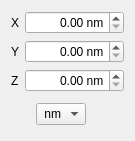
<?xml version="1.0" encoding="UTF-8"?>
<ui version="4.0">
 <class>ChannelInspector</class>
 <widget class="QWidget" name="ChannelInspector">
  <property name="geometry">
   <rect>
    <x>0</x>
    <y>0</y>
    <width>135</width>
    <height>132</height>
   </rect>
  </property>
  <property name="windowTitle">
   <string>Sample Editor</string>
  </property>
  <layout class="QVBoxLayout" name="verticalLayout">
   <item>
    <layout class="QHBoxLayout" name="xLayout">
     <item>
      <widget class="QLabel" name="m_xLabel">
       <property name="text">
        <string>X</string>
       </property>
      </widget>
     </item>
     <item>
      <widget class="QDoubleSpinBox" name="m_xSize">
       <property name="sizePolicy">
        <sizepolicy hsizetype="Expanding" vsizetype="Fixed">
         <horstretch>0</horstretch>
         <verstretch>0</verstretch>
        </sizepolicy>
       </property>
       <property name="alignment">
        <set>Qt::AlignRight|Qt::AlignTrailing|Qt::AlignVCenter</set>
       </property>
       <property name="suffix">
        <string> nm</string>
       </property>
       <property name="maximum">
        <double>99999.990000000005239</double>
       </property>
      </widget>
     </item>
    </layout>
   </item>
   <item>
    <layout class="QHBoxLayout" name="yLayout">
     <item>
      <widget class="QLabel" name="m_yLabel">
       <property name="text">
        <string>Y</string>
       </property>
      </widget>
     </item>
     <item>
      <widget class="QDoubleSpinBox" name="m_ySize">
       <property name="sizePolicy">
        <sizepolicy hsizetype="Expanding" vsizetype="Fixed">
         <horstretch>0</horstretch>
         <verstretch>0</verstretch>
        </sizepolicy>
       </property>
       <property name="alignment">
        <set>Qt::AlignRight|Qt::AlignTrailing|Qt::AlignVCenter</set>
       </property>
       <property name="suffix">
        <string> nm</string>
       </property>
       <property name="maximum">
        <double>99999.990000000005239</double>
       </property>
      </widget>
     </item>
    </layout>
   </item>
   <item>
    <layout class="QHBoxLayout" name="zLayout">
     <item>
      <widget class="QLabel" name="m_zLabel">
       <property name="text">
        <string>Z</string>
       </property>
      </widget>
     </item>
     <item>
      <widget class="QDoubleSpinBox" name="m_zSize">
       <property name="sizePolicy">
        <sizepolicy hsizetype="Expanding" vsizetype="Fixed">
         <horstretch>0</horstretch>
         <verstretch>0</verstretch>
        </sizepolicy>
       </property>
       <property name="alignment">
        <set>Qt::AlignRight|Qt::AlignTrailing|Qt::AlignVCenter</set>
       </property>
       <property name="suffix">
        <string> nm</string>
       </property>
       <property name="maximum">
        <double>99999.990000000005239</double>
       </property>
       <property name="singleStep">
        <double>1.000000000000000</double>
       </property>
      </widget>
     </item>
    </layout>
   </item>
   <item>
    <layout class="QHBoxLayout" name="horizontalLayout">
     <item>
      <spacer name="horizontalSpacer">
       <property name="orientation">
        <enum>Qt::Horizontal</enum>
       </property>
       <property name="sizeHint" stdset="0">
        <size>
         <width>40</width>
         <height>20</height>
        </size>
       </property>
      </spacer>
     </item>
     <item>
      <widget class="QComboBox" name="m_unit">
       <item>
        <property name="text">
         <string> nm</string>
        </property>
       </item>
       <item>
        <property name="text">
         <string> um</string>
        </property>
       </item>
      </widget>
     </item>
     <item>
      <widget class="QPushButton" name="pushButton">
       <property name="minimumSize">
        <size>
         <width>32</width>
         <height>32</height>
        </size>
       </property>
       <property name="maximumSize">
        <size>
         <width>32</width>
         <height>32</height>
        </size>
       </property>
       <property name="baseSize">
        <size>
         <width>32</width>
         <height>32</height>
        </size>
       </property>
       <property name="text">
        <string/>
       </property>
       <property name="icon">
        <iconset resource="../rsc/espina.qrc">
         <normaloff>:/espina/tick.png</normaloff>:/espina/tick.png</iconset>
       </property>
       <property name="iconSize">
        <size>
         <width>22</width>
         <height>22</height>
        </size>
       </property>
       <property name="flat">
        <bool>true</bool>
       </property>
      </widget>
     </item>
    </layout>
   </item>
  </layout>
 </widget>
 <resources>
  <include location="../rsc/espina.qrc"/>
 </resources>
 <connections/>
</ui>
